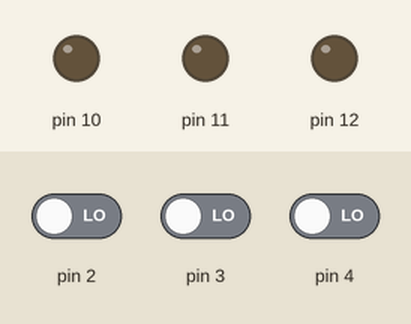
Recording of a sketch running on a simulated Arduino Uno, built with avr-gcc and run on an emulated ATmega328P. On the bench: output pins drawn as LEDs (lit = HIGH). The inputs (shaded band) are chosen by the test bench; at power-on: pin 2 LOW, pin 3 LOW, pin 4 LOW.

Above: at 1.2 s.
1.3 s: pin 2 driven HIGH
At 1.6 s:
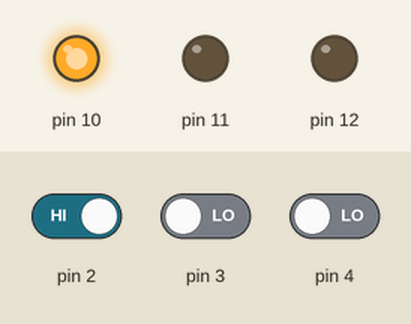
2.8 s: pin 2 driven LOW and pin 3 driven HIGH
5.8 s: pin 3 driven LOW
At 6.6 s:
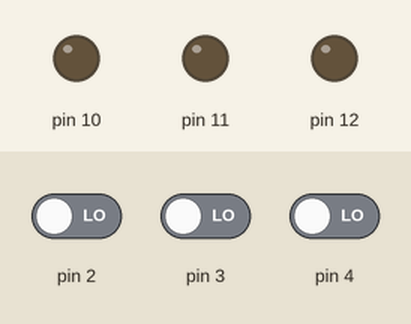
7.8 s: pin 4 driven HIGH
At 9.0 s:
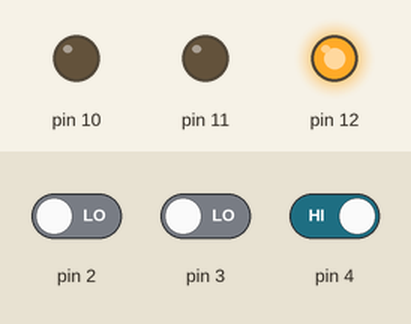
9.3 s: pin 3 driven HIGH and pin 4 driven LOW
At 14.0 s:
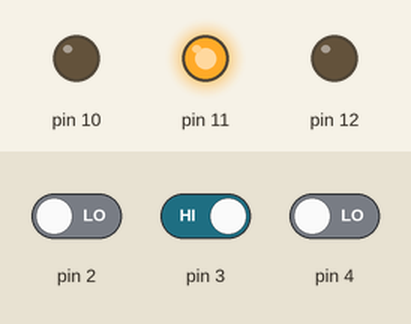
Timing chart, 0 to 15.3 s (numbered marks = the images above; inputs shaded):
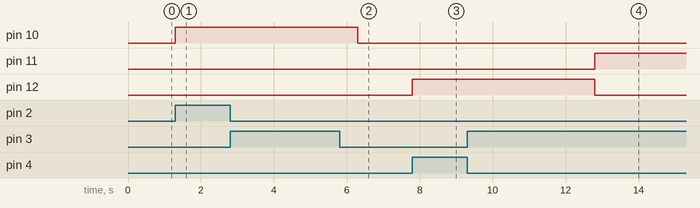

The sketch:

Pro1.ino
```cpp
// C++ code
void setup() {
  pinMode(10, OUTPUT);
  pinMode(11, OUTPUT);
  pinMode(12, OUTPUT);

  pinMode(2, INPUT);
  pinMode(3, INPUT);
  pinMode(4, INPUT);
}

void loop() {
  if (digitalRead(2) == HIGH) {
    digitalWrite(10, HIGH);
    delay(5000);
    digitalWrite(10, LOW);
  }

  if (digitalRead(3) == HIGH) {
    digitalWrite(11, HIGH);
    delay(5000);
    digitalWrite(11, LOW);
  }

  if (digitalRead(4) == HIGH) {
    digitalWrite(12, HIGH);
    delay(5000);
    digitalWrite(12, LOW);
  }
}
```

Measured:
- after the input at 1.3 s, pin 10: LOW → HIGH at once
- after the input at 2.8 s, every drawn part: stays the same
- after the input at 5.8 s, pin 11: stays LOW (without the input it goes to HIGH after 0.50 s)
- after the input at 7.8 s, pin 12: LOW → HIGH at once
- after the input at 9.3 s, pin 11: LOW → HIGH after 3.5 s; pin 12: HIGH → LOW after 3.5 s
